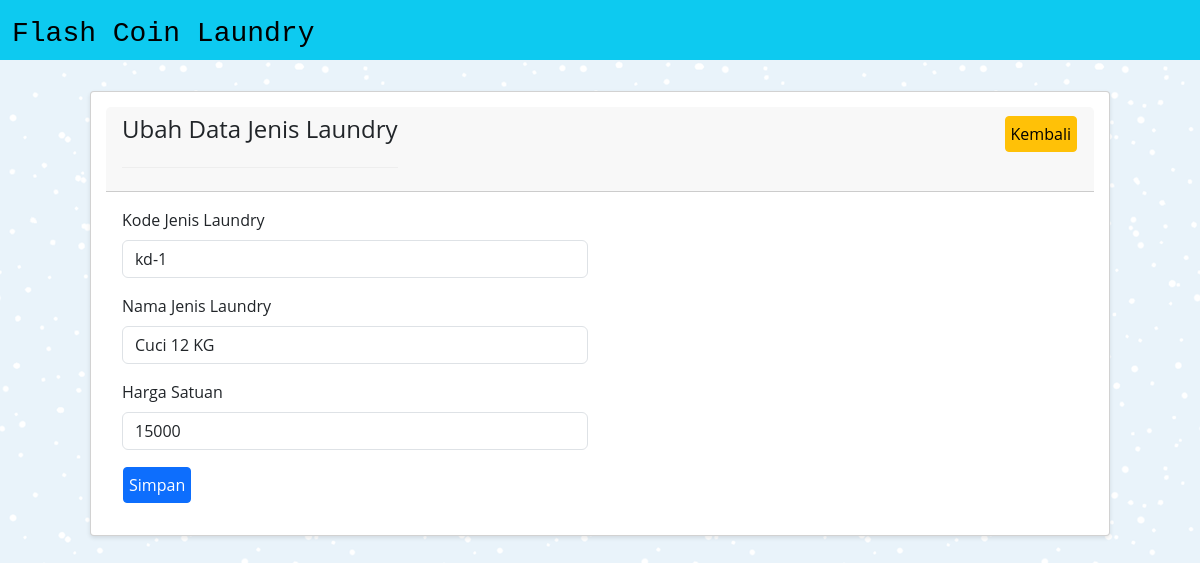
/jenislaundry/jenislaundryubah.php?kodejenislaundry=kd-1, run on the app's committed database.
### tables this page shows
CREATE TABLE `jenislaundry` (
  `kodejenislaundry` varchar(11) NOT NULL,
  `namajenislaundry` varchar(45) DEFAULT NULL,
  `hargasatuan` int(45) DEFAULT NULL
);

### jenislaundry/jenislaundryubah.php (the view, shortened to what this page needs)
<?php
  include '../koneksi.php';
  $query = mysqli_query($conn, "Select*from jenislaundry where kodejenislaundry = '$_GET[kodejenislaundry]'");
  $data = mysqli_fetch_array($query);
?>
<!DOCTYPE html>
<html lang="en">
<head>
    <link href="https://cdn.jsdelivr.net/npm/bootstrap@5.3.0-alpha3/dist/css/bootstrap.min.css" rel="stylesheet"
>
    <link rel="stylesheet" href="_assets/css/style.css">
    <link rel="stylesheet" href="https://cdnjs.cloudflare.com/ajax/libs/font-awesome/5.15.3/css/all.min.css">
</head>
<body>
  <nav class="navbar bg-info">
    <div class="container-fluid">
      <a class="navbar-brand d-flex align-items-center" href="#">
        <span class="navbar-brand-text" style="font-size: 28px; font-family: courier new;">Flash Coin Laundry</span>
      </a>
    </div>
  </nav>
  <div class="main-content">
    <div class="container">
      <div class="row mt-3">
        <div class="col">
          <div class="card">
            <div class="card-header d-flex justify-content-between">
              <div class="card-title">
                <h4>Ubah Data Jenis Laundry</h4>
              </div>
              <div class="card-tools">
                <a href="jenislaundry.php">
                  <button type="submit" class="btn btn-warning" name="kembali">Kembali</button>
                </a>
              </div>
            </div>
            <div class="card-body">
              <form action="" method="post">
                <div class="row">
                  <div class="col-md-6">
                    <div class="mb-3">
                      <label for="kodejenislaundry" class="form-label">Kode Jenis Laundry</label>
                      <input type="text" class="form-control" id="kodejenislaundry" name="kodejenislaundry" value="<?php echo $data['kodejenislaundry'];?>" readonly>
                    </div>
                    <div class="mb-3">
                      <label for="namajenislaundry" class="form-label">Nama Jenis Laundry</label>
                      <input type="text" class="form-control" id="namajenislaundry" name="namajenislaundry" value="<?php echo $data['namajenislaundry'];?>">
                    </div>
                    <div class="mb-3">
                      <label for="hargasatuan" class="form-label">Harga Satuan</label>
                      <input type="text" class="form-control" id="hargasatuan" name="hargasatuan" value="<?php echo $data['hargasatuan'];?>">
                    </div>
                  </div>
                </div>
                <div class="row">
                  <div class="col">
                    <button type="submit" class="btn btn-primary" name="proses">Simpan</button>
                  </div>
                </div>
              </form>
            </div>
          </div>
        </div>
      </div>
    </div>
  </div>
</body>
</html>

### _assets/css/style.css (style rules this page uses)
* { margin: 0; padding: 0; box-sizing: border-box; }
html,body { width: 100%; max-width: 100%; position: relative; font-family: 'Open sans', sans-serif; display: flex; flex-direction: column; background-image: url(../img/blue-snow.png); overflow-x: hidden; }
.mt-3 { margin-top: 45px }
.mb-3 { margin-bottom: 45px }
nav { position: relative; display: flex; flex-direction: row; flex-wrap: wrap; justify-content: space-between; align-items: center; width: 100%; height: 60px; background-color: #3a66c1; }
.main-content { display: flex; flex-direction: column; }
.container { display: flex; flex-direction: column; width: 1080px; max-width: 100%; margin: auto; padding: 0 15px; min-height: 20px; }
.col { flex: 1; }
.card { background-color: #fff; margin: 15px; padding: 15px; border-radius: 4px; box-shadow: 0 2px 4px rgba(0,0,0,0.10); }
.card-body { position: relative; }
.card-title { padding-bottom: 15px; margin-bottom: 15px; border-bottom: 1px solid #eeeeee; }
.btn { display: inline-block; text-decoration: none; padding: 5px; margin: 1px; border-radius: 4px; }

### data on the page
jenislaundry: kodejenislaundry "kd-1", namajenislaundry "Cuci 12 KG", hargasatuan "15000"
